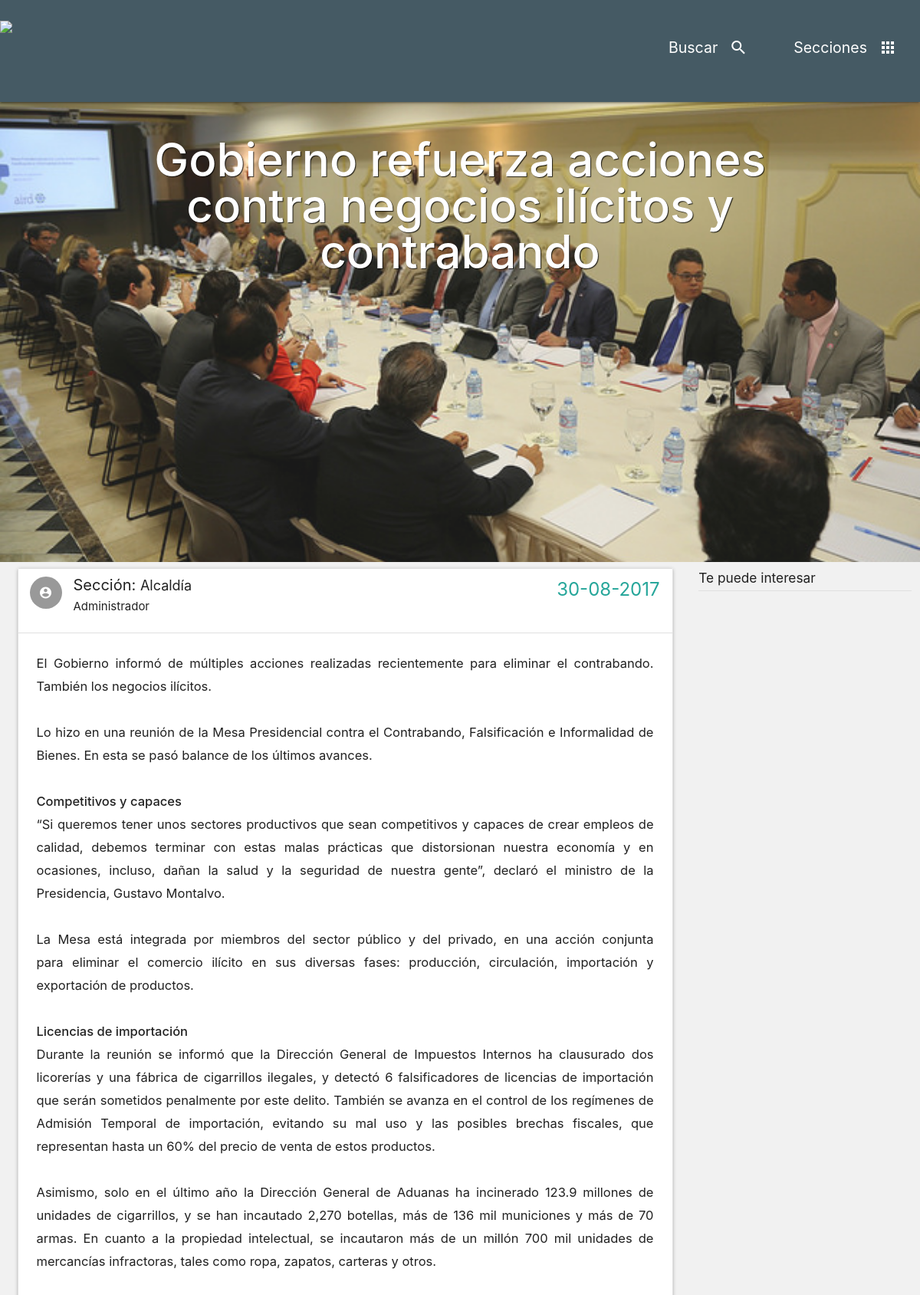
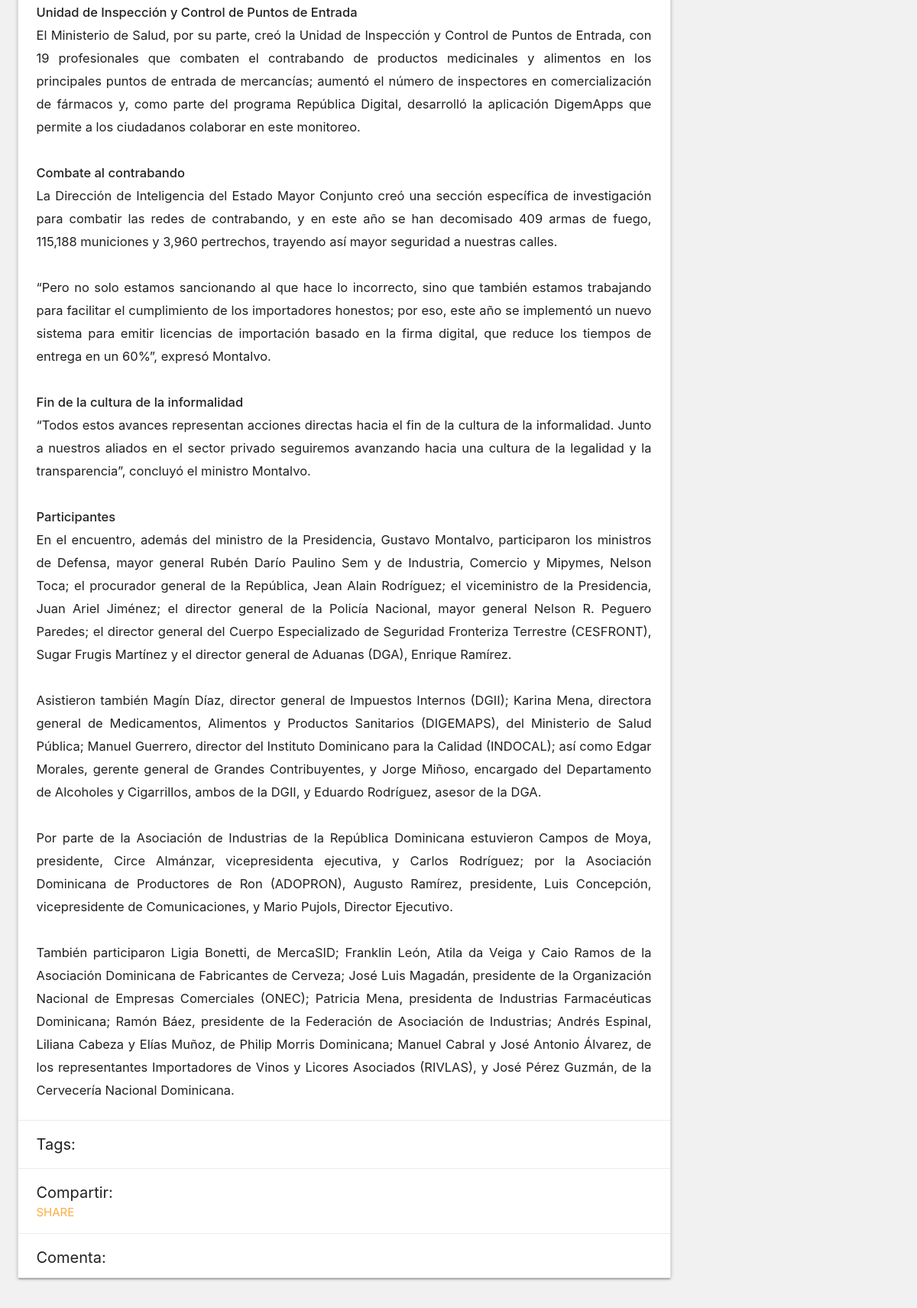
Screenshot of /gobierno-refuerza-acciones-contra-negocios-ilicitos-y-contrabando/ (upper part) with the database file from the repository (2 pictures, top to bottom).
### post/models.py (models this page shows, shortened)
class Post(models.Model):
	title = models.CharField(max_length=255, verbose_name ='Titulo')
	slug = models.SlugField(max_length=255, unique=True)
	status = models.CharField(choices=STATUS_CHOICES, default='draft', max_length=10, verbose_name ='Estatus')
	breaking_news = models.BooleanField(default=False, verbose_name='Destacado')
	publication_date = models.DateTimeField(verbose_name ='Fecha')
	category = models.ForeignKey(Category, verbose_name ='Categoria')
	picture = models.ImageField(upload_to='uploads/%Y/%m/%d', null=True, blank=True, verbose_name ='Imagen')
	content = RichTextUploadingField(verbose_name ='Contenido')
	gallery_content = models.BooleanField(default=False, verbose_name='Galeria')
	tags = models.ManyToManyField(Tag)
	class Meta:
		verbose_name = 'Publicacion'
		verbose_name_plural = 'Publicaciones'
	def get_absolute_url(self):
		return reverse('entry_detail', args=[self.slug])

class Category(models.Model):
	title = models.CharField(max_length=100, verbose_name ='Titulo')
	slug = models.SlugField(max_length=100, unique=True)
	icon = models.CharField(max_length=100, verbose_name ='Icono')
	class Meta:
		verbose_name = 'Categoria'
		verbose_name_plural = 'Categorias'
	def get_absolute_url(self):
		return reverse('categories', args=[self.slug])
	def __unicode__(self):
		return self.title

### post/views.py (the view)
# urls.py: url(r'^(?P<slug>[\w-]+)/$', Entry_detail, name='entry_detail'),
def Entry_detail(request, slug):
	entries = get_object_or_404(Post, slug=slug)
	categories = Category.objects.all()
	revs = Ads.objects.filter(spot='detail')
	template = loader.get_template('entry_detail.html')
	context = {
		'entries' : entries,
		'categories' : categories,
		'revs' : revs
	}
	return HttpResponse(template.render(context, request))

### notigrafika/templates/entry_detail.html (shortened to what this page needs)
{% extends 'base.html' %}
{% block head %}
 <div id="index-banner" class="parallax-container">
    <div class="section no-pad-bot">
      <div class="container">
        <br><br>
        <div class="row center">
          <h3 style="padding-top: 30px" class="header col s12 title-image">{{ entries.title }}</h3>
        </div>
        <br><br>
      </div>
    </div>
    <div style="opacity: 0.9;" class="parallax"><img src="{{ entries.picture.url }}" alt="Unsplashed background img 1"></div>
  </div>
{% endblock %}
  {% block content %}
    <div class="col s12 m12">
      <div class="card hoverable">
        <ul class="collection">
        <li class="collection-item avatar">
          <i class="material-icons circle">account_circle</i>
          <span style="font-size: 20px" class="title">Sección: </span>
          <span style="font-size: 18px" class="title">{{ entries.category }}</span>
          <span class="title secondary-content">{{ entries.publication_date | date:"d-m-Y" }}</span>
          <p>Administrador</p>
        </li>
        <div class="card-content">
          {{ entries.content | safe }}
        </div>
        <div class="card-action">
          <span style="font-size: 20px" class="title">Tags:  </span>
        </div>
        <div class="card-action">
          <span style="font-size: 20px" class="title">Compartir:  </span>
          <div class="fb-share-button" data-href="http://www.noticiasengrafica.com{{ entries.get_absolute_url }}" data-layout="button_count" data-size="large"><a target="_blank" href="https://www.facebook.com/sharer/sharer.php?u=https%3A%2F%2Fdevelopers.facebook.com%2Fdocs%2Fplugins%2F&amp;src=sdkpreparse" class="fb-xfbml-parse-ignore">Share</a></div>
        </div>
        <div class="card-action">
          <span style="font-size: 20px; position: absolute;" class="title">Comenta:  </span>
          <div style="padding-top: 25px" class="fb-comments" data-href="http://www.noticiasengrafica.com{{ entries.get_absolute_url }}" data-width="1000" data-numposts="10"></div>
        </div>
      </div>
    </div>
  {% endblock %}

### notigrafika/static/css/style.css (style rules this page uses)
p { line-height: 2rem; }
body { background-color: #f1f1f1; }
.parallax-container { min-height: 600px; line-height: 0; height: auto; color: rgba(255,255,255,.9); }
.parallax-container .section { width: 100%; }
.title-image { font-size: 4rem; font-weight: 500; line-height: 4rem; display: block; width: 100%; margin: 0; padding: 0; color: #fff; border-top-left-radius: 3px; border-top-right-radius: 3px; background-color: transparent; text-shadow: 1px 1px 1px rgba(0,0,0,.8); }
.card .card-content p { margin: 0; font-size: 1.1rem; }
.collection .collection-item.avatar .secondary-content { font-size: 1.60rem; position: absolute; top: 16px; right: 16px; }

### rows the page displays
Post: title "Gobierno refuerza acciones contra negocios ilícitos y contrabando", picture (picture), category "Alcaldía", publication_date "30-08-2017", content "El Gobierno informó de múltiples acciones realizadas recientemente para eliminar el contrabando. También los negocios ilícitos. Lo hizo en una reunión de la Mesa Presidencial contra el Contrabando, Falsificación e Informalidad de Bienes. En esta se pasó balance de los últimos avances. Competitivos y capaces “Si queremos tener unos sectores productivos que sean competitivos y capaces de crear empleos de calidad, debemos terminar con estas malas prácticas que distorsionan nuestra economía y en ocasiones, incluso, dañan la salud y la seguridad de nuestra gente”, declaró el ministro de la Presidencia, Gustavo Montalvo. La Mesa está integrada por miembros del sector público y del privado, en una…"
